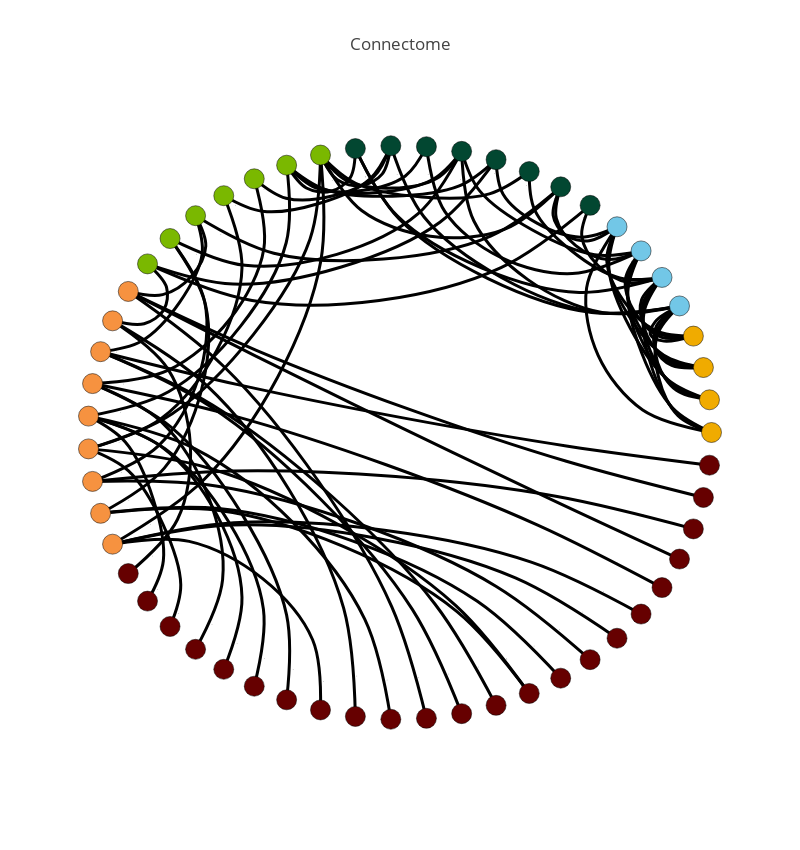
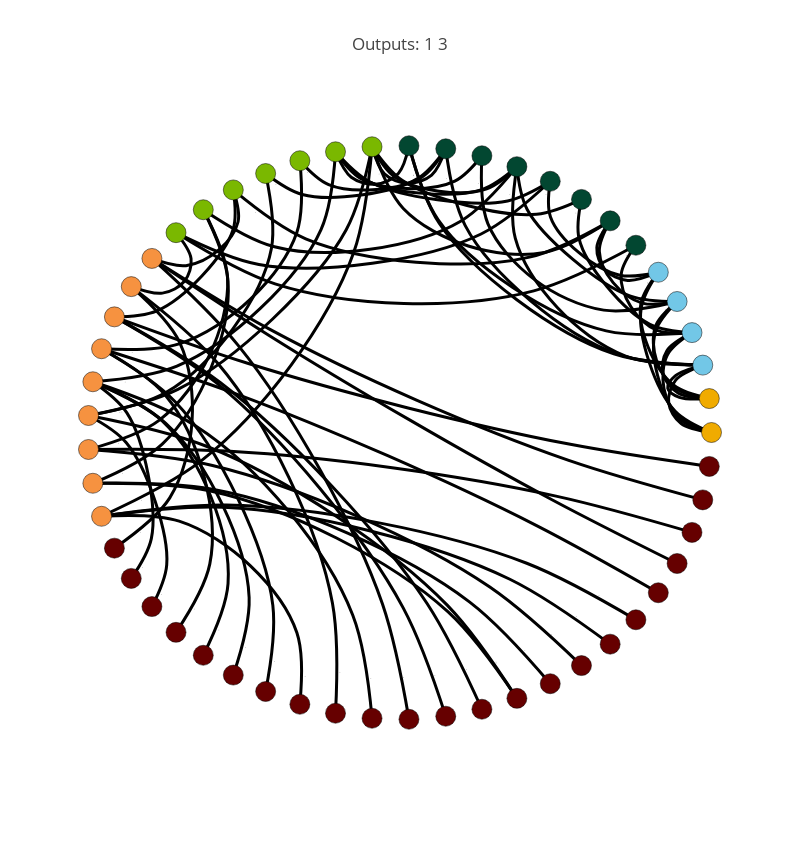
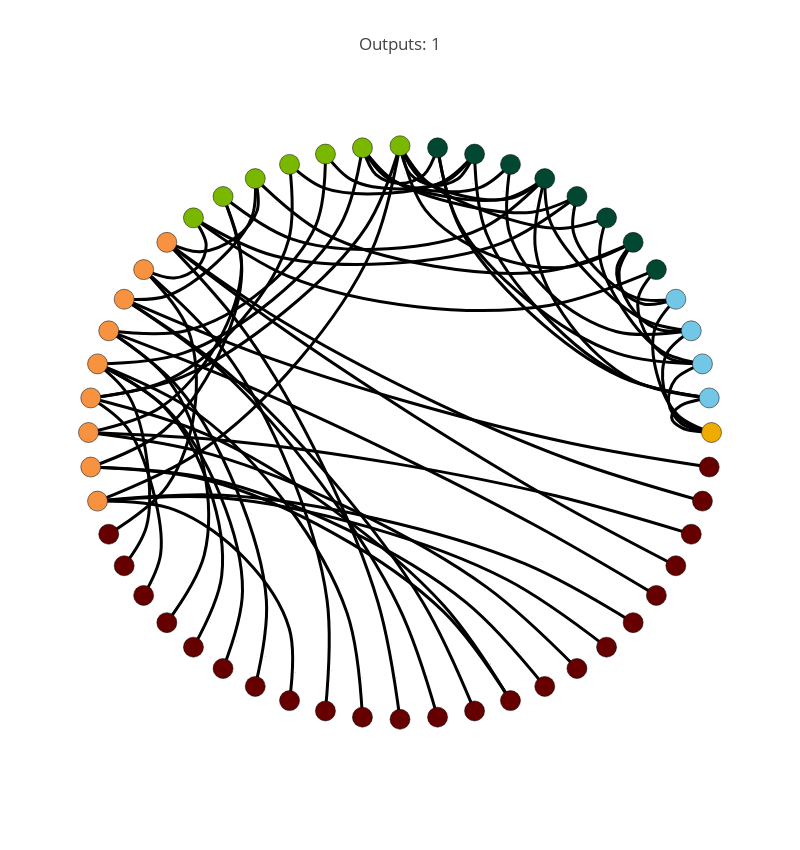

The notebook cell saved with these charts, in order:
### Code cell
import Globals
import subprocess
import sys

from Containers.AtlasMatrix import AtlasMatrix
from Containers.NodeContainer import NodeContainer
from Containers.AdjacencyMatrix import AdjacencyMatrix
from GUI.ChordGraph import ChordGraph
from IPython.display import display
from ipywidgets import Button, ToggleButton, HBox


'''
Creates the buttons to be displayed for Output selection
@returns HBox containing the ToggleButtons(outputs) and Button(redraw)
'''
def create_buttons(output_nodes):
    button_list = []
    for i in output_nodes:
        t_button = ToggleButton(value=True, description='Output: ' + str(i), icon='check')
        t_button.observe(change_outputs, 'value')
        button_list.append(t_button)
    r_button = Button(description='Draw Selection')
    r_button.on_click(redraw)
    button_list.append(r_button)
    button_box = HBox([b for b in button_list])
    return button_box
# End create_buttons();
    
'''
Removes output from the list of nodes
'''
def change_outputs(change):
    global output_nodes
    
    output_num = int(change['owner'].description.split()[1])
    if change['new'] is True:
        output_nodes.append(output_num)
    elif change['new'] is False:
        output_nodes.remove(output_num)
    output_nodes.sort()
# End change_outputs();

'''
Redraws the chord graph with output_nodes
Kills the current SurfIce and reopens with correct nodes
'''
def redraw(click):
    global atlas
    global buttons
    global connect
    global output_nodes
    global surf_ice
    
    edges = connect.extract_unique_edges(output_nodes)
    chord = ChordGraph(connect.get_nodes(), edges, connect.get_max_layer(), atlas)
    new_name = 'Outputs: '
    for n in output_nodes:
        new_name += str(n) + ' '
    chord.set_title(new_name)
    display(buttons)
    chord.draw(True)
    surf_ice.kill()
    surf_ice = subprocess.Popen([Globals.SURFICE_DIR,'-S', Globals.SURFICE_SCRIPT])
# End redraw()


############
### MAIN ###
############

# Picks file to run
data = Globals.query_test_file(True)
data.construct_node_container()

# Init. AdjacencyMatrix to generate all graph traverseals
container = NodeContainer(data._node_container)
connect = AdjacencyMatrix(container)
output_nodes = [n._node_number for n in connect.get_output_nodes()]
#user_query = Globals.query_outputs(connect.get_output_nodes())

# Creates all paths
connect.generate_all_output_paths()

# Create Edges
edges = connect.extract_unique_edges(output_nodes)
# edges.sort(key=lambda tup: tup[0])

# Create Redraw Buttons
buttons = create_buttons(output_nodes)
display(buttons)

# Create Atlas Connectivty Matrix, Freatudre Mapping, and .Node file
atlas = AtlasMatrix(sys.path[0] + "./Atlas/aal.csv", connect.get_input_nodes())

# Graph Chord Diagram
chord = ChordGraph(connect.get_nodes(), edges, connect.get_max_layer(), atlas)
chord.draw(True)

# Displays 3D surfice rendering
surf_ice = subprocess.Popen([Globals.SURFICE_DIR,'-S', Globals.SURFICE_SCRIPT])
